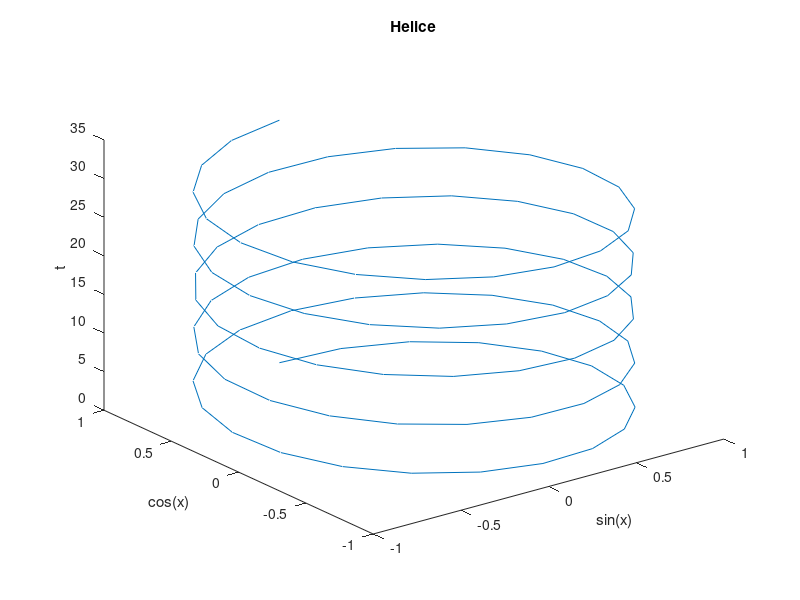

Reproduce this figure in MATLAB.
figure(14)
t= linspace(0,10*pi);
plot3(sin(t),cos(t),t)
title('Helice'), xlabel('sin(x)'),
ylabel('cos(x)'), zlabel('t')